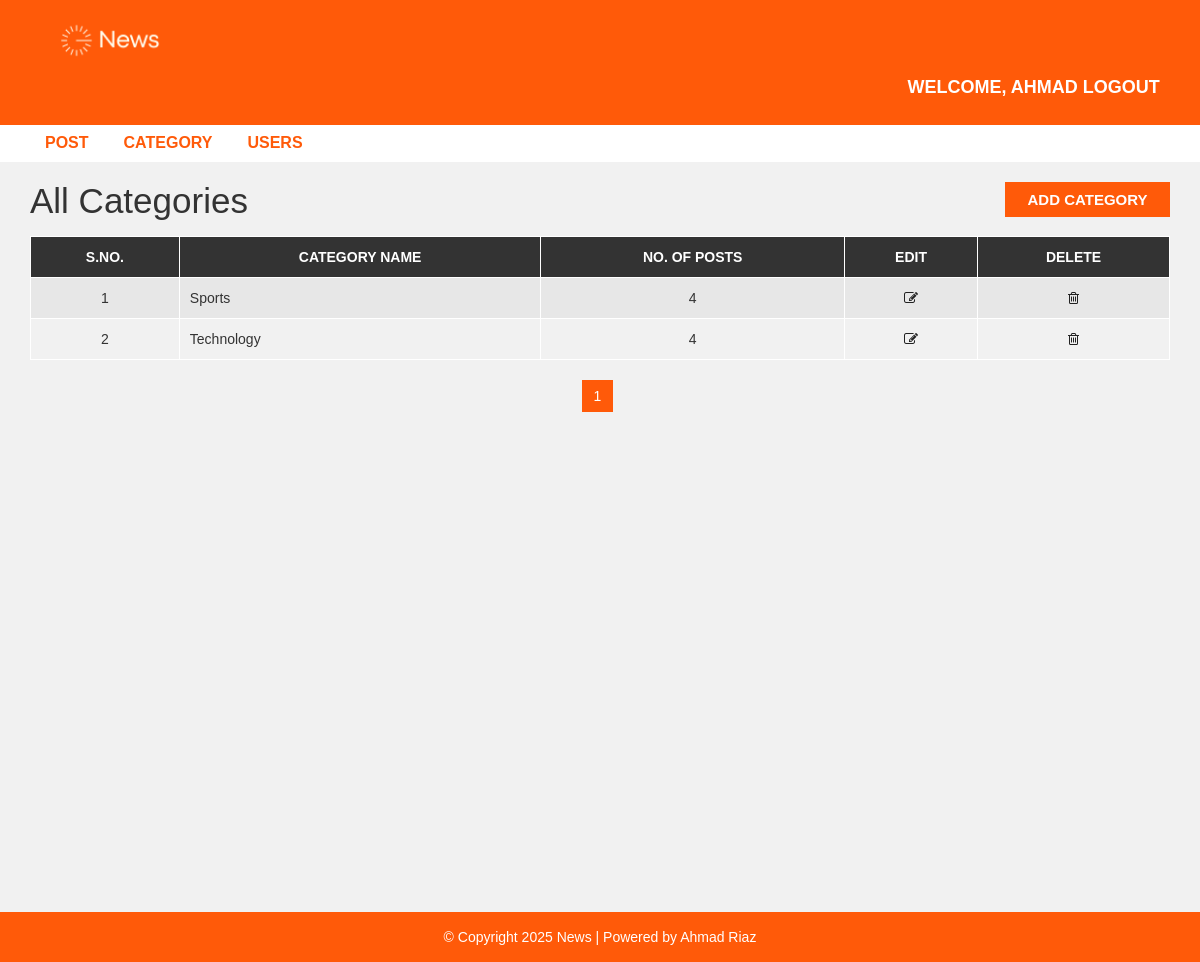
The page /news/admin/category.php (signed in) on the database its author committed.
### tables this page shows
CREATE TABLE `category` (
  `category_id` int(11) NOT NULL,
  `category_name` varchar(100) NOT NULL,
  `post` int(11) NOT NULL DEFAULT 0
);

### news/admin/category.php (the view, shortened to what this page needs)
<?php include "header.php";
?>
<div id="admin-content">
    <div class="container">
        <div class="row">
            <div class="col-md-10">
                <h1 class="admin-heading">All Categories</h1>
            </div>
            <div class="col-md-2">
                <a class="add-new" href="add-category.php">add category</a>
            </div>
            <div class="col-md-12">
                <table class="content-table">
                    <thead>
                        <th>S.No.</th>
                        <th>Category Name</th>
                        <th>No. of Posts</th>
                        <th>Edit</th>
                        <th>Delete</th>
                    </thead>
                    <tbody>
                        <?php
                        include("config.php");
                        $limit = 3;
                        $page = isset($_GET['page']) ? $_GET['page'] : 1;
                        $offset = ($page - 1) * $limit;
                        $sql ="SELECT * FROM category LIMIT {$limit} OFFSET {$offset}";
                        $result = mysqli_query($conn, $sql);
                        while ($row = mysqli_fetch_assoc($result)) {
                            ?>
                            <tr>
                            <td class='id'><?php echo $row['category_id']?></td>
                            <td><?php echo $row['category_name']?></td>
                            <td><?php echo $row['post'] ?></td>
                            <td class='edit'><a href='update-category.php?id=<?php echo $row['category_id']?>'><i class='fa fa-edit'></i></a></td>
                            <td class='delete'><a href='delete-category.php?id=<?php echo $row['category_id']?>'><i class='fa fa-trash-o'></i></a></td>
                        </tr>
                        <?php
                        }
                        ?>
                    </tbody>
                </table>
                <?php
                $sql2  = "SELECT * FROM category";
                $result2 = mysqli_query($conn, $sql2);
                $count = mysqli_num_rows($result2);
                if($count > 0){
                    $pages = ceil($count/$limit);
                    echo "<ul class='pagination admin-pagination'>";
                    for($i=1; $i<=$pages; $i++){
                        if($i == $page){
                            $active = "active";
                        }
                        else{
                            $active = "";
                        }
                        echo "<li class='".$active."'><a href='?page=$i'>$i</a></li>";
                    }
                }
                echo "</ul>";
                ?>
            </div>
        </div>
    </div>
</div>
<?php include "footer.php"; ?>

### news/css/style.css (style rules this page uses)
body { background: #f1f1f1; font-family: sans-serif,arial,Helvetica; }
a, a:hover, a:focus { text-decoration: none; outline: none; }
ul { margin:0; padding:0; list-style:none; }
#admin-content { padding: 20px 0; min-height: 750px; }
#admin-content .admin-heading { font-size: 35px; margin: 0 0 15px; }
#admin-content .add-new { color: #fff; background-color: #FF5A09; font-size: 15px; font-weight: 600; text-align: center; text-transform: uppercase; padding: 7px 10px; display: block; transition: all 0.3s; }
#admin-content .content-table { border: 1px solid #000; width: 100%; margin: 0 0 20px; }
#admin-content .content-table thead { color: #fff; background-color: #333; }
#admin-content .content-table th { padding: 10px; border: 1px solid #fff; font-weight: 600; text-align: center; text-transform: uppercase; }
#admin-content .content-table tbody { color: #333; }
#admin-content .content-table tbody tr { background-color: #e7e7e7; }
#admin-content .content-table tbody tr:nth-child(even) { background-color: transparent; }
#admin-content .content-table tbody td { padding: 10px; border: 1px solid #fff; text-align: center; }
#admin-content .content-table tbody td:nth-child(2) { text-align: left; }
#admin-content .admin-pagination { margin: 0; }
#admin-content .admin-pagination li a { display: block; }
.id, .edit, .delete { text-align:center; }
.pagination { display: block; text-align: center; margin: 0; }
.pagination li { display:inline-block; margin: 0 5px 0 0; }
.pagination li a { border: none; background: #FF5A09; color: #fff; }
i.fa { color:#222; }
.pagination li.active { background-color: #FF5A09 !important; }
.pagination li.active a { background-color: #FF5A09 !important; }

### rows shown on the page
category: category_id "1", category_name "Sports", post "4"
category: category_id "2", category_name "Technology", post "4"

### other values the page prints
$_SESSION['username'] "AHMAD"
